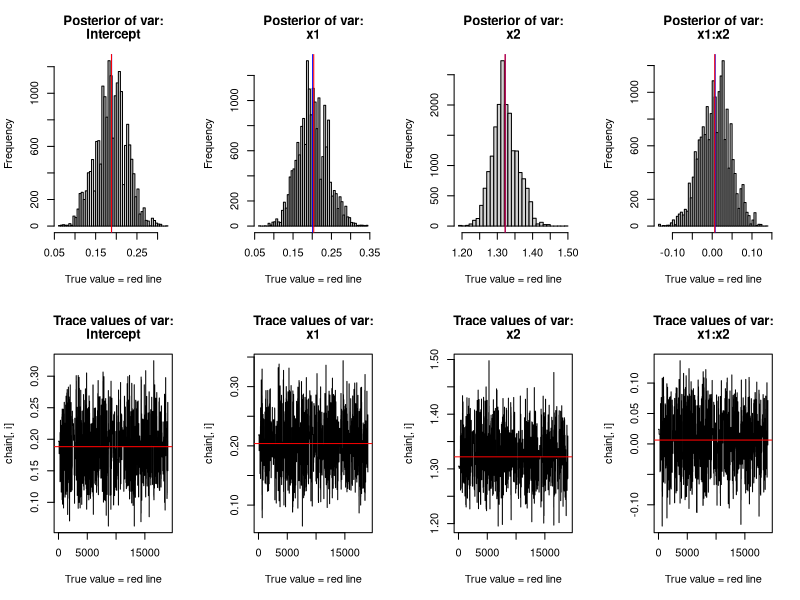

Write the R code that produced this figure.
## MCMC Package
# You may edit this function as your need
calculateProposedY <- function(param, X){
  var1 <- param[2]
  var2 <- param[3]
  var12 <- param[4]
  varC <- param[1]
  x1 <- X[,1]
  x2 <- X[,2]
  
  y <- (var1 * x1) + (var2 * x2) + (var12 * x1 * x2) + varC
  y <- 1 / (1+exp(-y))
  #y <- ifelse(y>1, 1, y)
  return(y)
}

# You may edit this function as your need
calculateLikelihood <- function(param, X, Y_data, use_log){
  success <- Y_data[,1]
  size <- Y_data[,2]
  Y_proposed <- calculateProposedY(param, X)
  likelihood <- dbinom(x = success, size = size, prob = Y_proposed, log = use_log)
  return(likelihood)
}

likelihood <- function(param, X, Y_data, use_log){
  ll <- calculateLikelihood(param, X, Y_data, use_log)
  res <- ifelse(use_log, sum(ll), prod(ll))
  return(res)
}

# Prior distribution; you may edit this function as your need
prior <- function(param, use_log, limit=NULL){
  pr <- rep(0, length(param))
  pr[1] <- dunif(param[1], min=limit[1], max=limit[2], log = use_log) # prior of x1
  pr[2] <- dunif(param[2], min=limit[3], max=limit[4], log = use_log) # prior of x2
  pr[3] <- dunif(param[3], min=limit[5], max=limit[6], log = use_log) # prior of x1:x2
  pr[4] <- dunif(param[4], min=limit[7], max=limit[8], log = use_log) # prior of Intercept
  res <- ifelse(use_log, sum(pr), prod(pr))
  return(res)
}

posterior <- function(param, X, Y_data, use_log, limit){
  if (use_log) {
    res <- likelihood(param, X, Y_data, use_log) + prior(param, use_log, limit)
  } else {
    res <- likelihood(param, X, Y_data, use_log) * prior(param, use_log, limit)
  }
  return(res)
}

# You may edit this function as your need
proposal_param_orig <- function(param){
  numVar <- length(param)
  res <- rnorm(numVar,mean = param, sd= c(0.2,0.2,0.2,0.2))
  #res <- c(0,0,0,0)
  #res[1:3] <- runif(3,-3,3)
  #res[4] <- runif(1,0,1)
  return(res)
}

proposal_param_limit <- function(param, proposal, limit){
  flag <- FALSE
  res <- proposal
  for (i in seq(1,length(param))) {
    i_min <- 2*i - 1; i_max <- 2*i
    flag <- flag | (res[i] < limit[i_min]) | (res[i] > limit[i_max])
  }
  while (flag) {
    res <- proposal_param_orig(param)
    flag <- FALSE
    for (i in seq(1,length(param))) {
      i_min <- 2*i - 1; i_max <- 2*i
      flag <- flag | (res[i] < limit[i_min]) | (res[i] > limit[i_max])
    }
  }
  return(res)
}

# You may turn on/off the 'proposalfunction_limit' function
proposalParameter <- function(param, limit){
  res <- proposal_param_orig(param)
  res <- proposal_param_limit(param, res, limit)
  return(res)
}

calculateSamplingProbability <- function(X, Y, param_old, param_new, use_log, limit){
  posterior1 <- posterior(param_old, X, Y, use_log, limit)
  posterior2 <- posterior(param_new, X, Y, use_log, limit)
  if (use_log) {
    res <- exp(posterior2 - posterior1)
  } else {
    res <- posterior2 / posterior1
  }
  return(res)
}

# You may edit this function as your need. This one is using Metropolis-Hastings algorithm
samplingNextParam <- function(prob, param_old, param_new){
  probab <- ifelse(prob > 1, 1, prob)
  flag <- rbinom(n = 1, size = 1, prob = probab)
  if (flag==0) {
    res <- param_old
  } else {
    res <- param_new
  }
  return(res)
}

# Run MCMC algorithm function
run_MCMC <- function(startvalue, limit, iterations, use_log, X, Y){
  numVar <- length(startvalue)
  chain <- array(dim = c(iterations+1,numVar))
  chain[1,] = startvalue
  print("Running MCMC Sampling")
  pb = txtProgressBar(min = 0, max = iterations, initial = 0)
  for (i in 1:iterations){
    setTxtProgressBar(pb, i)
    param1 <- chain[i,]
    param2 <- proposalParameter(chain[i,], limit)
    probab <- calculateSamplingProbability(X, Y, param1, param2, use_log, limit)
    param_next <- samplingNextParam(probab, param1, param2)
    chain[i+1,] <- param_next
  }
  return(chain)
}

clean_MCMC <- function(burnIn, numStep, removeDuplicate){
  # Fix initial chain values bias
  chain <- trace
  idx <- seq(1,burnIn)
  chain <- chain[-idx,]
  if (ncol(trace)==1) {
    chain <- matrix(chain, ncol = 1)
  }
  # Fix auto-corr issue from MCMC chain values
  idx <- seq(from = 1, to = nrow(chain), by = numStep)
  chain <- chain[idx,]
  if (ncol(trace)==1) {
    chain <- matrix(chain, ncol = 1)
  }
  # Choose if you want to remove duplicated chain values
  if (removeDuplicate) {
    idx <- which(!(duplicated(chain[1:nrow(chain),])))
    chain <- chain[idx,]
  }
  if (ncol(trace)==1) {
    chain <- matrix(chain, ncol = 1)
  }
  return(chain)
}

plot_MCMC <- function(chain, trueVar, varName=NULL){
  numVar <- ncol(chain)
  par(mfrow = c(2,numVar))
  if (length(varName)==0) {
    var_names <- seq(1,numVar)
  } else {
    var_names <- varName
  }
  for (i in seq(numVar)) {
    title_name <- paste(c("Posterior of var:", var_names[i]), sep=" ")
    hist(chain[,i],nclass=40, main=title_name, xlab="True value = red line")
    abline(v = mean(chain[,i]),col="blue")
    abline(v = trueVar[i], col="red" ) 
  }
  for (i in seq(numVar)) {
    title_name <- paste(c("Trace values of var:", var_names[i]), sep=" ")
    plot(chain[,i], type = "l", xlab="True value = red line" , main = title_name)
    abline(h = trueVar[i], col="red" ) 
  }
  par(mfrow = c(1,1))
}

## Example of how to use this script
# Prepare the data
x1 <- c(-1,-1,1,1)
x2 <- c(-1,1,-1,1)
success <- c(234,811,278,922);
size <- c(1120,1032,987,1087)
# For comparison
y <- success / size
fit <- summary(glm(y~x1+x2+x1:x2, family = "binomial", weights = size))
print(fit)

# Set the MCMC and data parameters
startvalue = c(0.4,1,1,1)
var_limit <- c(
  c(0,1),
  c(-3,3),
  c(-3,3),
  c(-3,3)
)
num_iter <- 200000
use_log <- TRUE
X <- cbind(x1,x2)
Y <- cbind(success, size)
trueVar <- fit$coefficients

# Run the functions
trace <- run_MCMC(startvalue, var_limit, num_iter, use_log, X, Y)
chain <- clean_MCMC(burnIn = 10000, numStep = 10, removeDuplicate = FALSE)
plot_MCMC(chain, trueVar, varName = c("Intercept", "x1", "x2", "x1:x2"))
